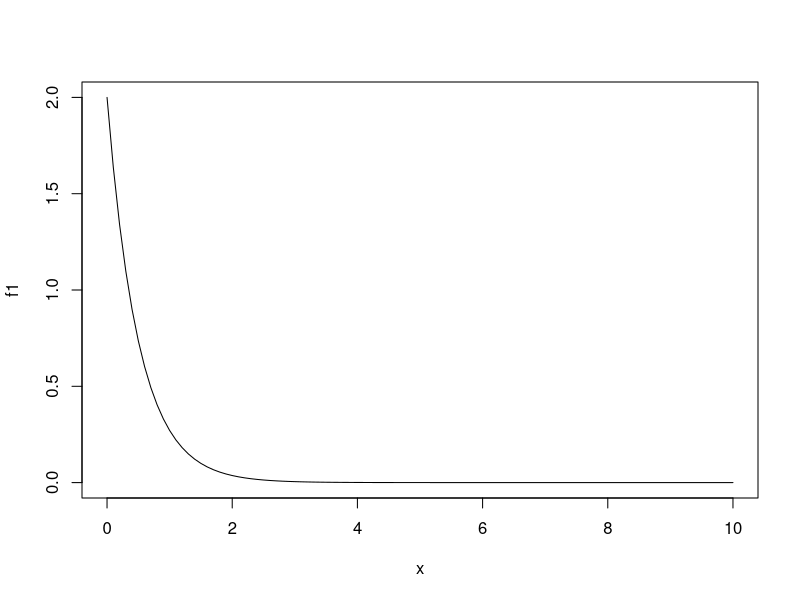
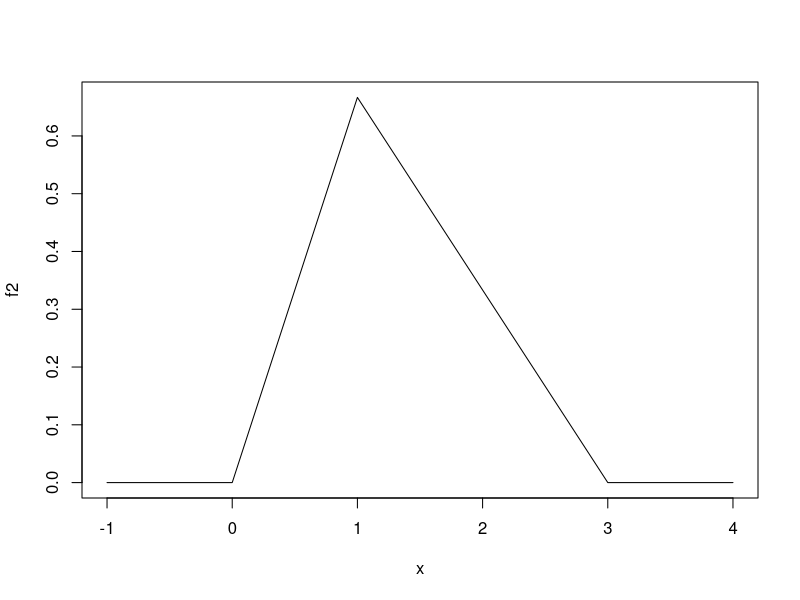
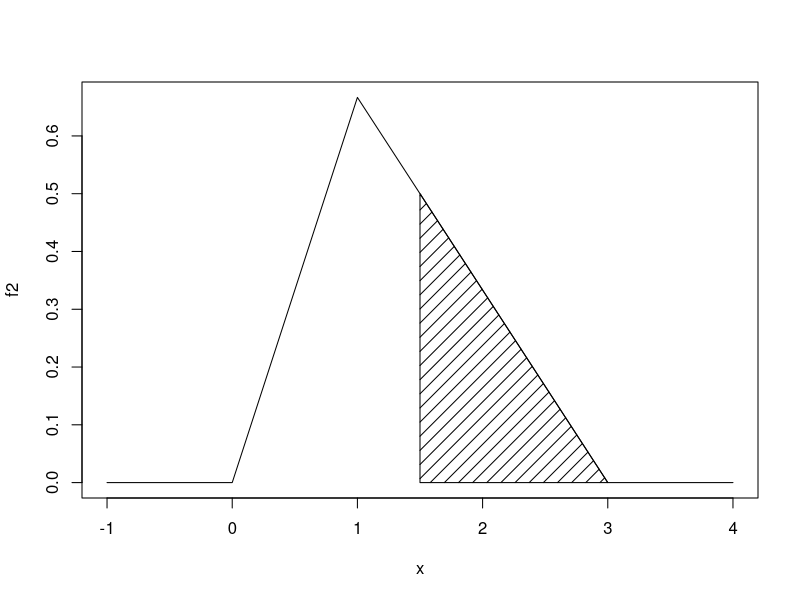

Reproduce these figures in R, in order.
## ---- chunk 1
f1 <- function(x){
  fx <- ifelse(x<0, 0, 2*exp(-2*x))
  return(fx)
}
## ---- chunk 2
plot(f1, from = 0, to = 10)
## ---- chunk 3
f2 <- function(x) {
  ifelse(x >= 0 & x < 1, (2/3) * x,
         ifelse(x >= 1 & x < 3, -x/3 + 1, 0))
}
## ---- chunk 4
plot(f2, -1, 4)
## ---- chunk 5
plot(f2, -1, 4)
polygon(x = c(1.5, 1.5, 3), y = c(0, f2(1.5), 0), dens = 10)
## ---- chunk 6
ef2 <- function(x) {
  x*f2(x)
}
